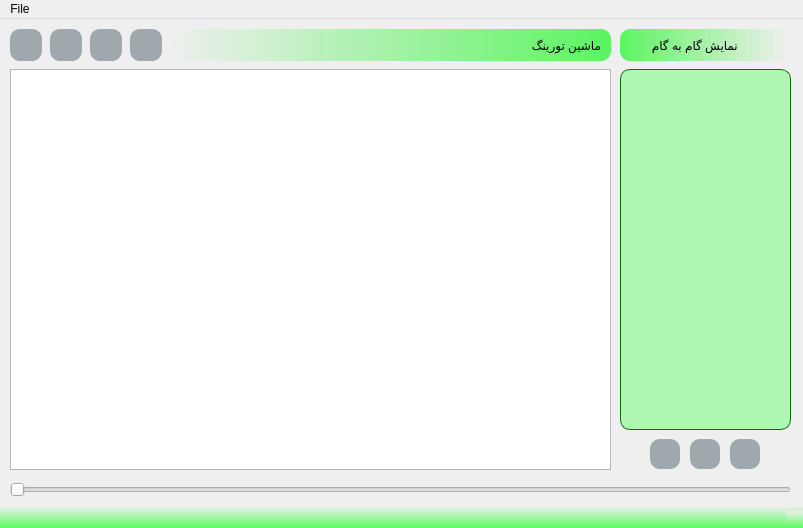
<?xml version="1.0" encoding="UTF-8"?>
<ui version="4.0">
 <class>TuringWindow</class>
 <widget class="QMainWindow" name="TuringWindow">
  <property name="geometry">
   <rect>
    <x>0</x>
    <y>0</y>
    <width>803</width>
    <height>528</height>
   </rect>
  </property>
  <property name="windowTitle">
   <string>MainWindow</string>
  </property>
  <widget class="QWidget" name="centralwidget">
   <widget class="QPushButton" name="runButton">
    <property name="geometry">
     <rect>
      <x>730</x>
      <y>420</y>
      <width>30</width>
      <height>30</height>
     </rect>
    </property>
    <property name="font">
     <font>
      <pointsize>10</pointsize>
      <weight>75</weight>
      <bold>true</bold>
     </font>
    </property>
    <property name="autoFillBackground">
     <bool>false</bool>
    </property>
    <property name="styleSheet">
     <string notr="true">
border-radius : 10px; 
background: #9EA8AD;
</string>
    </property>
    <property name="text">
     <string/>
    </property>
    <property name="icon">
     <iconset resource="resources.qrc">
      <normaloff>:/img/img/2873-200.png</normaloff>:/img/img/2873-200.png</iconset>
    </property>
    <property name="iconSize">
     <size>
      <width>20</width>
      <height>20</height>
     </size>
    </property>
   </widget>
   <widget class="QSlider" name="horizontalSlider">
    <property name="geometry">
     <rect>
      <x>10</x>
      <y>460</y>
      <width>781</width>
      <height>21</height>
     </rect>
    </property>
    <property name="orientation">
     <enum>Qt::Horizontal</enum>
    </property>
   </widget>
   <widget class="QPushButton" name="pushButton_3">
    <property name="geometry">
     <rect>
      <x>90</x>
      <y>10</y>
      <width>32</width>
      <height>32</height>
     </rect>
    </property>
    <property name="styleSheet">
     <string notr="true">border-radius : 10px; 
background: #9EA8AD;</string>
    </property>
    <property name="text">
     <string/>
    </property>
    <property name="icon">
     <iconset resource="resources.qrc">
      <normaloff>:/img/img/32x32.png</normaloff>:/img/img/32x32.png</iconset>
    </property>
   </widget>
   <widget class="StepByStepTuring" name="stepByStepView">
    <property name="geometry">
     <rect>
      <x>620</x>
      <y>50</y>
      <width>171</width>
      <height>361</height>
     </rect>
    </property>
    <property name="styleSheet">
     <string notr="true">border-radius: 10px;
background-color: #AFF8B1  ;
border: 0.5px solid #0B6C0E;</string>
    </property>
   </widget>
   <widget class="QPushButton" name="pushButton_2">
    <property name="geometry">
     <rect>
      <x>50</x>
      <y>10</y>
      <width>32</width>
      <height>32</height>
     </rect>
    </property>
    <property name="styleSheet">
     <string notr="true">border-radius : 10px; 
background: #9EA8AD;</string>
    </property>
    <property name="text">
     <string/>
    </property>
    <property name="icon">
     <iconset resource="resources.qrc">
      <normaloff>:/img/img/left-and-right-arrow.png</normaloff>:/img/img/left-and-right-arrow.png</iconset>
    </property>
    <property name="iconSize">
     <size>
      <width>20</width>
      <height>20</height>
     </size>
    </property>
   </widget>
   <widget class="QLabel" name="label">
    <property name="geometry">
     <rect>
      <x>170</x>
      <y>10</y>
      <width>441</width>
      <height>32</height>
     </rect>
    </property>
    <property name="styleSheet">
     <string notr="true">background-color:qlineargradient(spread:pad, x1:1, y1:0, x2:0, y2:0, stop:0.0149254 rgba(65, 245, 71, 215), stop:1 rgba(239, 239, 239, 239));
border-radius: 10px;
</string>
    </property>
    <property name="text">
     <string>   ماشین تورینگ</string>
    </property>
   </widget>
   <widget class="QPushButton" name="nextButton">
    <property name="geometry">
     <rect>
      <x>690</x>
      <y>420</y>
      <width>30</width>
      <height>30</height>
     </rect>
    </property>
    <property name="font">
     <font>
      <pointsize>10</pointsize>
      <weight>75</weight>
      <bold>true</bold>
     </font>
    </property>
    <property name="styleSheet">
     <string notr="true">border-radius : 10px; 
background: #9EA8AD;</string>
    </property>
    <property name="text">
     <string/>
    </property>
    <property name="icon">
     <iconset resource="resources.qrc">
      <normaloff>:/img/img/207-512.png</normaloff>:/img/img/207-512.png</iconset>
    </property>
    <property name="iconSize">
     <size>
      <width>20</width>
      <height>20</height>
     </size>
    </property>
   </widget>
   <widget class="QLabel" name="label_2">
    <property name="geometry">
     <rect>
      <x>620</x>
      <y>10</y>
      <width>171</width>
      <height>32</height>
     </rect>
    </property>
    <property name="styleSheet">
     <string notr="true">background-color:qlineargradient(spread:pad, x1:1, y1:0, x2:0, y2:0, stop:0.0149254 rgba(239, 239, 239, 239), stop:1 rgba(65, 245, 71, 215));
border-radius: 10px;

</string>
    </property>
    <property name="text">
     <string>                نمایش گام به گام</string>
    </property>
   </widget>
   <widget class="QPushButton" name="pushButton_6">
    <property name="geometry">
     <rect>
      <x>130</x>
      <y>10</y>
      <width>32</width>
      <height>32</height>
     </rect>
    </property>
    <property name="tabletTracking">
     <bool>false</bool>
    </property>
    <property name="focusPolicy">
     <enum>Qt::ClickFocus</enum>
    </property>
    <property name="contextMenuPolicy">
     <enum>Qt::NoContextMenu</enum>
    </property>
    <property name="styleSheet">
     <string notr="true">

border-radius : 10px; 
background: #9EA8AD;
</string>
    </property>
    <property name="text">
     <string/>
    </property>
    <property name="icon">
     <iconset resource="resources.qrc">
      <normaloff>:/img/img/noun_Delete_5493.png</normaloff>:/img/img/noun_Delete_5493.png</iconset>
    </property>
    <property name="iconSize">
     <size>
      <width>20</width>
      <height>20</height>
     </size>
    </property>
    <property name="default">
     <bool>false</bool>
    </property>
   </widget>
   <widget class="GraphViewTuring" name="graphicsView">
    <property name="geometry">
     <rect>
      <x>10</x>
      <y>50</y>
      <width>601</width>
      <height>401</height>
     </rect>
    </property>
    <property name="minimumSize">
     <size>
      <width>0</width>
      <height>0</height>
     </size>
    </property>
    <property name="maximumSize">
     <size>
      <width>3000</width>
      <height>2000</height>
     </size>
    </property>
    <property name="sizeIncrement">
     <size>
      <width>0</width>
      <height>0</height>
     </size>
    </property>
    <property name="styleSheet">
     <string notr="true"/>
    </property>
   </widget>
   <widget class="QPushButton" name="deleteButton">
    <property name="geometry">
     <rect>
      <x>650</x>
      <y>420</y>
      <width>30</width>
      <height>30</height>
     </rect>
    </property>
    <property name="font">
     <font>
      <pointsize>10</pointsize>
      <weight>75</weight>
      <bold>true</bold>
     </font>
    </property>
    <property name="styleSheet">
     <string notr="true">border-radius : 10px; 
background: #9EA8AD;</string>
    </property>
    <property name="text">
     <string/>
    </property>
    <property name="icon">
     <iconset resource="resources.qrc">
      <normaloff>:/img/img/broom_clean_clear_sweep_housework_dust-512.png</normaloff>:/img/img/broom_clean_clear_sweep_housework_dust-512.png</iconset>
    </property>
    <property name="iconSize">
     <size>
      <width>20</width>
      <height>20</height>
     </size>
    </property>
   </widget>
   <widget class="QPushButton" name="pushButton">
    <property name="geometry">
     <rect>
      <x>10</x>
      <y>10</y>
      <width>32</width>
      <height>32</height>
     </rect>
    </property>
    <property name="styleSheet">
     <string notr="true">border-radius :  10px ;
background:  #9EA8AD;</string>
    </property>
    <property name="text">
     <string/>
    </property>
    <property name="icon">
     <iconset resource="resources.qrc">
      <normaloff>:/img/img/iconfinder_add_134224.png</normaloff>:/img/img/iconfinder_add_134224.png</iconset>
    </property>
    <property name="iconSize">
     <size>
      <width>20</width>
      <height>20</height>
     </size>
    </property>
   </widget>
   <widget class="QPushButton" name="backToMainWindow">
    <property name="geometry">
     <rect>
      <x>760</x>
      <y>10</y>
      <width>31</width>
      <height>31</height>
     </rect>
    </property>
    <property name="styleSheet">
     <string notr="true">border-radius:20px;
</string>
    </property>
    <property name="text">
     <string/>
    </property>
    <property name="icon">
     <iconset resource="resources.qrc">
      <normaloff>:/img/img/890784-200.png</normaloff>:/img/img/890784-200.png</iconset>
    </property>
    <property name="iconSize">
     <size>
      <width>50</width>
      <height>50</height>
     </size>
    </property>
   </widget>
  </widget>
  <widget class="QMenuBar" name="menubar">
   <property name="geometry">
    <rect>
     <x>0</x>
     <y>0</y>
     <width>803</width>
     <height>22</height>
    </rect>
   </property>
   <widget class="QMenu" name="menuFile">
    <property name="title">
     <string>File</string>
    </property>
    <addaction name="actionRun_Turing"/>
    <addaction name="actionSave"/>
    <addaction name="actionMake_PDF"/>
    <addaction name="actionMultiple_Run"/>
   </widget>
   <addaction name="menuFile"/>
  </widget>
  <widget class="QStatusBar" name="statusbar">
   <property name="styleSheet">
    <string notr="true">background-color: qlineargradient(spread:pad, x1:0, y1:1, x2:0, y2:0, stop:0 rgba(96, 252, 100, 255), stop:1 rgba(239, 239, 239, 239))
</string>
   </property>
  </widget>
  <action name="actionRun_Turing">
   <property name="text">
    <string>Run Turing</string>
   </property>
  </action>
  <action name="actionSave_AS">
   <property name="text">
    <string>Save AS...</string>
   </property>
  </action>
  <action name="actionSave">
   <property name="text">
    <string> Save As PNG</string>
   </property>
  </action>
  <action name="actionOpen">
   <property name="text">
    <string>Open</string>
   </property>
  </action>
  <action name="actionMake_PDF">
   <property name="text">
    <string>Make PDF</string>
   </property>
  </action>
  <action name="actionMultiple_Run">
   <property name="text">
    <string>Multiple Run...</string>
   </property>
  </action>
 </widget>
 <customwidgets>
  <customwidget>
   <class>GraphViewTuring</class>
   <extends>QGraphicsView</extends>
   <header location="global">graphviewturing.h</header>
  </customwidget>
  <customwidget>
   <class>StepByStepTuring</class>
   <extends>QGraphicsView</extends>
   <header location="global">stepbystepturing.h</header>
  </customwidget>
 </customwidgets>
 <resources>
  <include location="resources.qrc"/>
 </resources>
 <connections/>
</ui>
